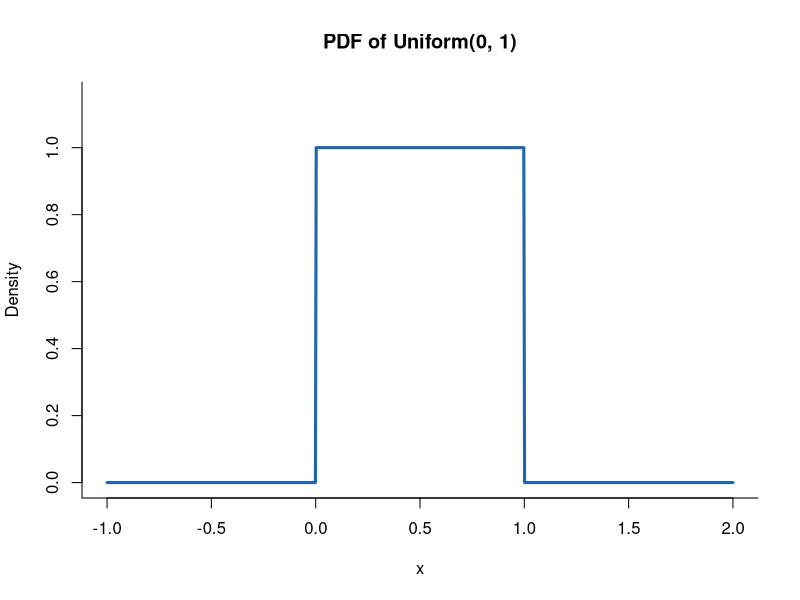
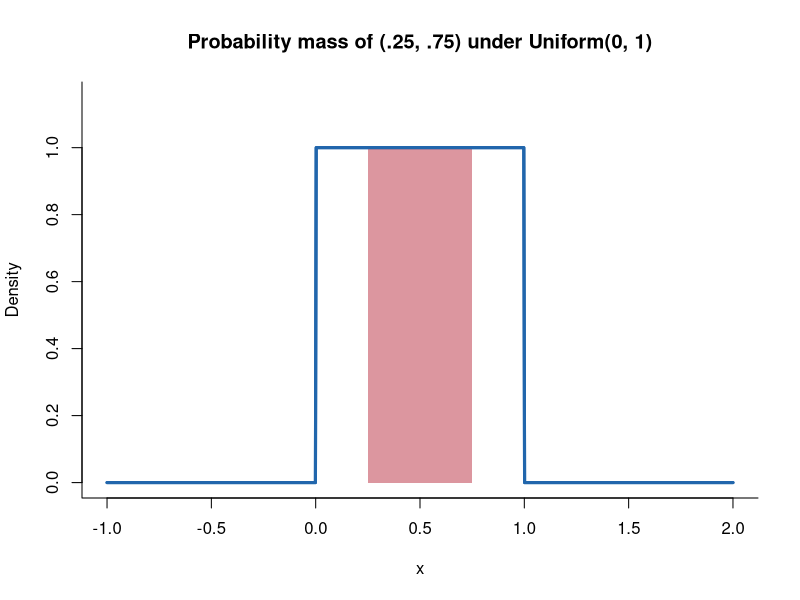
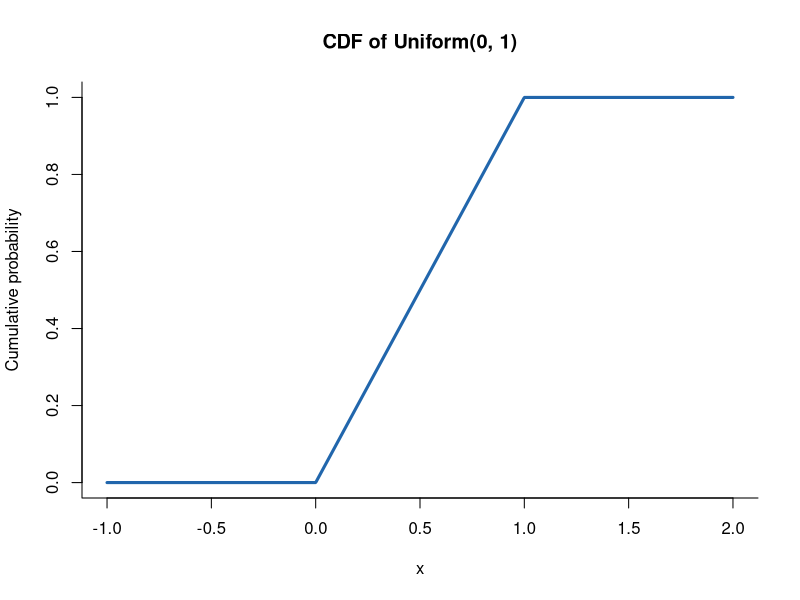

Here is the R script that generated these plots, in order:
## ---- chunk 1
x <- seq(-1, 2, length.out = 800)
plot(x, dunif(x, 0, 1), type = "l", lwd = 3, col = "#2166AC",
     xlab = "x", ylab = "Density", main = "PDF of Uniform(0, 1)",
     ylim = c(0, 1.15), bty = "l")
## ---- chunk 2
plot(x, dunif(x, 0, 1), type = "l", lwd = 3, col = "#2166AC",
     xlab = "x", ylab = "Density",
     main = "Probability mass of (.25, .75) under Uniform(0, 1)",
     ylim = c(0, 1.15), bty = "l")
polygon(c(.25, .25, .75, .75), c(0, 1, 1, 0),
        col = adjustcolor("#B2182B", alpha.f = .45), border = NA)
lines(x, dunif(x, 0, 1), lwd = 3, col = "#2166AC")
## ---- chunk 3
plot(x, punif(x, 0, 1), type = "l", lwd = 3, col = "#2166AC",
     xlab = "x", ylab = "Cumulative probability",
     main = "CDF of Uniform(0, 1)", ylim = c(0, 1), bty = "l")
